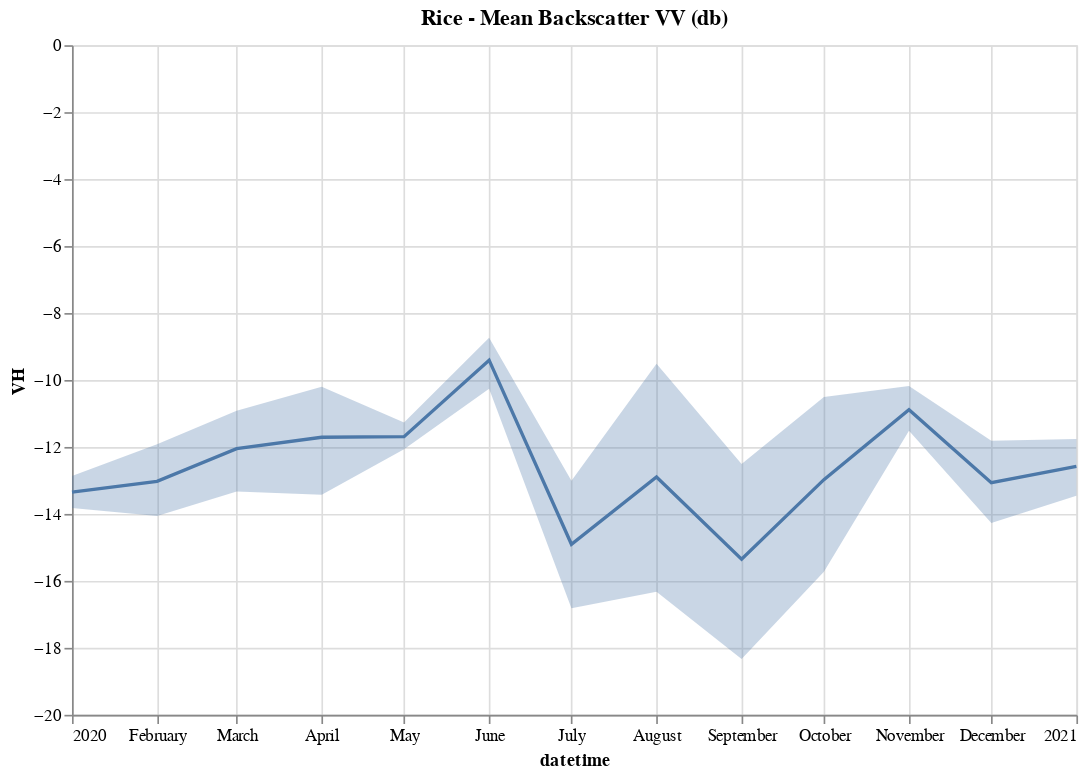

Notebook cell for this chart:
### Code cell
import altair as alt
## Create a mean plot with 95% confidence interval
df_banana = dict_of_gdf['rice'].loc[dict_of_gdf['rice']['datetime']<='2021-01-01']

# Create a line chart for the data
line = alt.Chart(df_banana).mark_line().encode(
    x='datetime:T',  # Specify 'datetime' as temporal ('T')
    y='mean(VV):Q'       # Specify 'VV' as quantitative ('Q')
)

# Create an error band using the same data source and encodings
band = alt.Chart(df_banana).mark_errorband(extent='ci').encode(
    x='datetime:T',  # Specify 'datetime' as temporal ('T')
    y=alt.Y('mean(VV):Q').title('VH') # Specify 'VV' as quantitative ('Q')
)

(line+band).properties(
    width=600,
    height=400,
    title='Rice - Mean Backscatter VV (db)',
   # subtitle='95% confidence interval'
)

### Figure 1 — Vega-Lite specification as saved in the notebook (floating-point values rounded to 4 significant figures; data arrays with more than 128 entries replaced by an {"elided": "..."} marker saying what was removed)
{"config": {"view": {"continuousWidth": 300, "continuousHeight": 300}}, "layer": [{"mark": {"type": "line"}, "encoding": {"x": {"field": "datetime", "type": "temporal"}, "y": {"aggregate": "mean", "field": "VV", "type": "quantitative"}}}, {"mark": {"type": "errorband", "extent": "ci"}, "encoding": {"x": {"field": "datetime", "type": "temporal"}, "y": {"aggregate": "mean", "field": "VV", "title": "VH", "type": "quantitative"}}}], "data": {"name": "data-f4dcd5f53104616f901317cade6e51cd"}, "height": 400, "title": "Rice - Mean Backscatter VV (db)", "width": 600, "$schema": "https://vega.github.io/schema/vega-lite/v5.20.1.json", "datasets": {"data-f4dcd5f53104616f901317cade6e51cd": {"elided": "156 records"}}}
